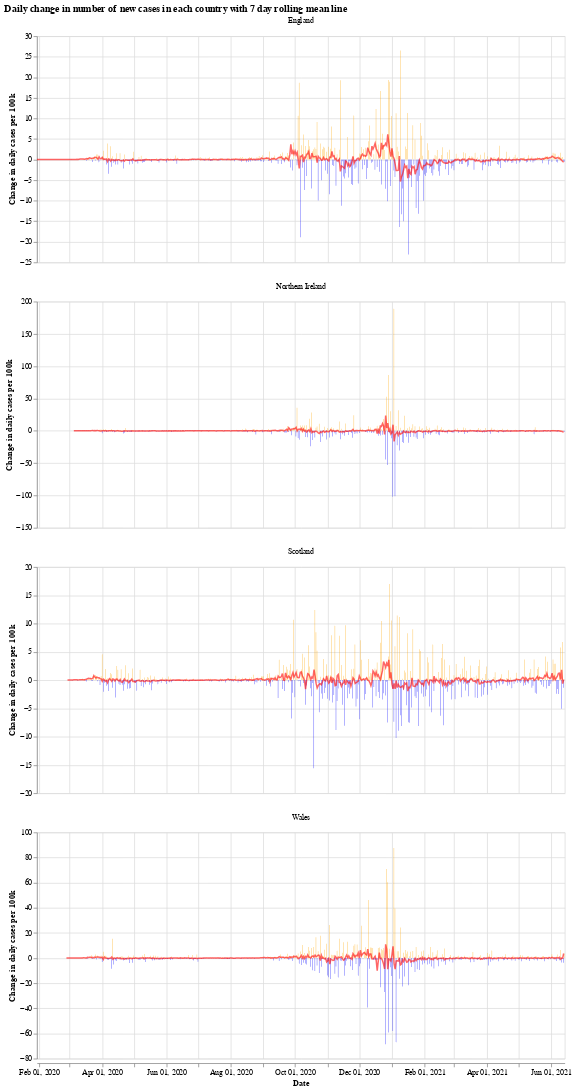

Notebook code cell kept with this figure:
### Markdown cell above
We will use the Python library `Altair` for visualising the data, see the [altair docs](https://altair-viz.github.io/) for more information.

First we have a graph which shows the daily change in the number of new cases for each country. This number jumps up and down all over the place, which is likely due to delay in reporting of new cases over the weekend. Another interesting thing is that it looks like the daily cases in Wales experienced a much shorter period of calm over the summer (calm in the sense of daily cases not jumping up and down).

The orange bars are days when the number of new cases (per 100k population) was more than the previous day, while the blue are days when the number of new cases dropped. The red line is the 7 day moving average. 

When the moving average line is below 0, it means that there is a consistent drop in new cases. We can see this clearly happening around the times that lockdowns were introduced (though, to varying degrees). I will update the graphs soon with a marker of when each lockdown started.

### Code cell
# collapse
import altair as alt

bars = alt.Chart(uk_cases).mark_bar().encode(
    x=alt.X("yearmonthdate(date):T", axis=alt.Axis(title='Date')),
    y=alt.Y("casesChangeRate:Q", axis=alt.Axis(title='Change in daily cases per 100k')),
    tooltip='casesChange',
    color=alt.condition(
        alt.datum.casesChangeRate > 0,
        alt.value("orange"),  # The positive color
        alt.value("blue")  # The negative color
    )
).properties(title='Daily change in number of new cases with 7 day rolling mean',width=700).interactive()

line = alt.Chart(uk_cases).mark_line(
    color='red',
    size=2,
    opacity=0.6
).transform_window(
    rolling_mean='mean(casesChangeRate)',
    frame=[0, 7],
    groupby=['areaName']
).encode(
    x='yearmonthdate(date):T',
    y='rolling_mean:Q'
)

alt.layer(bars, line, data=uk_cases).facet(alt.Column(
    'areaName', title=''), columns=1).resolve_scale(y='independent').properties(title='Daily change in number of new cases in each country with 7 day rolling mean line')

### Figure 1 — Vega-Lite specification as saved in the notebook (floating-point values rounded to 4 significant figures; data arrays with more than 128 entries replaced by an {"elided": "..."} marker saying what was removed)
{"config": {"view": {"continuousWidth": 400, "continuousHeight": 300}}, "data": {"name": "data-7565f24328aec726b0f8d5f28f256253"}, "facet": {"type": "nominal", "field": "areaName", "title": ""}, "spec": {"layer": [{"mark": "bar", "encoding": {"color": {"condition": {"value": "orange", "test": "(datum.casesChangeRate > 0)"}, "value": "blue"}, "tooltip": {"type": "quantitative", "field": "casesChange"}, "x": {"type": "temporal", "axis": {"title": "Date"}, "field": "date", "timeUnit": "yearmonthdate"}, "y": {"type": "quantitative", "axis": {"title": "Change in daily cases per 100k"}, "field": "casesChangeRate"}}, "selection": {"selector001": {"type": "interval", "bind": "scales", "encodings": ["x", "y"]}}, "title": "Daily change in number of new cases with 7 day rolling mean", "width": 700}, {"mark": {"type": "line", "color": "red", "opacity": 0.6, "size": 2}, "encoding": {"x": {"type": "temporal", "field": "date", "timeUnit": "yearmonthdate"}, "y": {"type": "quantitative", "field": "rolling_mean"}}, "transform": [{"window": [{"op": "mean", "field": "casesChangeRate", "as": "rolling_mean"}], "frame": [0, 7], "groupby": ["areaName"]}]}]}, "columns": 1, "resolve": {"scale": {"y": "independent"}}, "title": "Daily change in number of new cases in each country with 7 day rolling mean line", "$schema": "https://vega.github.io/schema/vega-lite/v4.8.1.json", "datasets": {"data-7565f24328aec726b0f8d5f28f256253": {"elided": "1912 records"}}}
